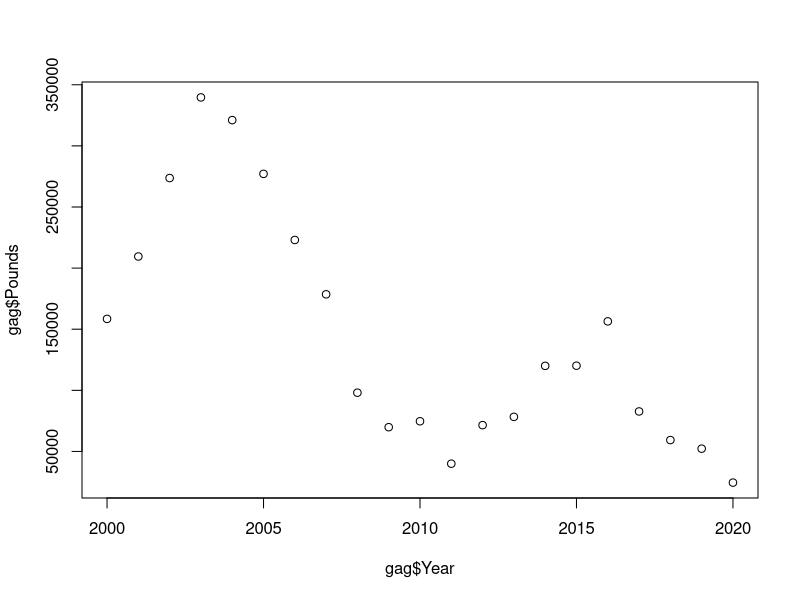
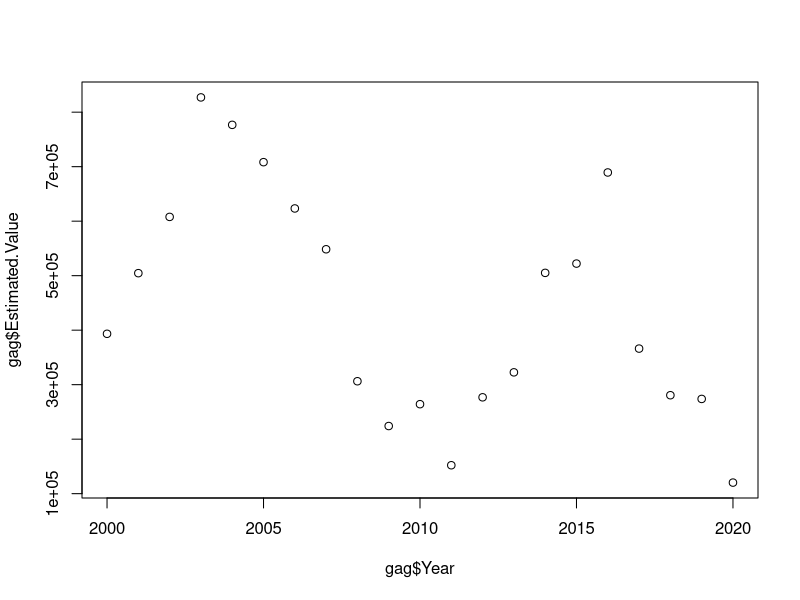
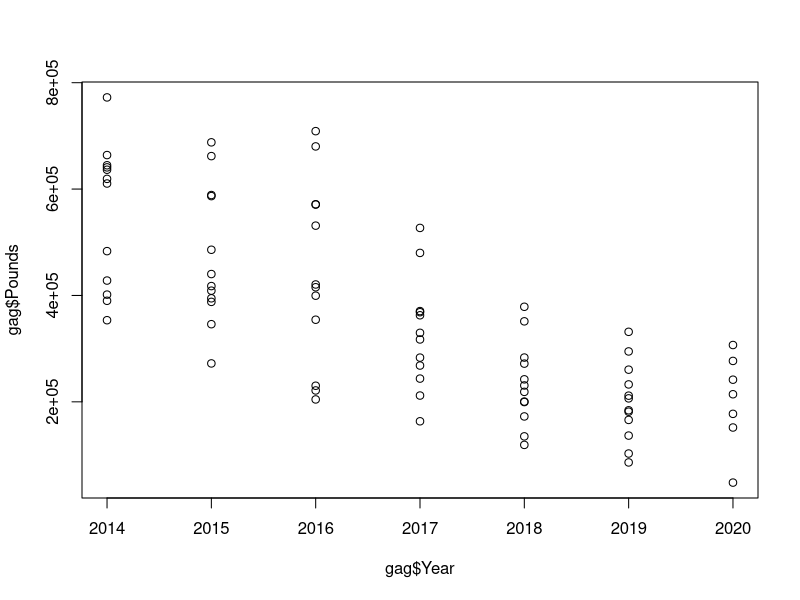
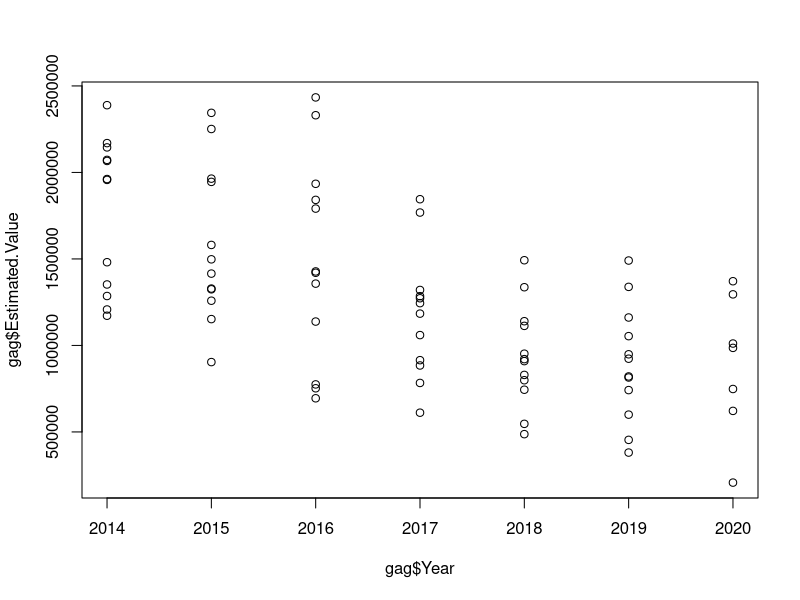
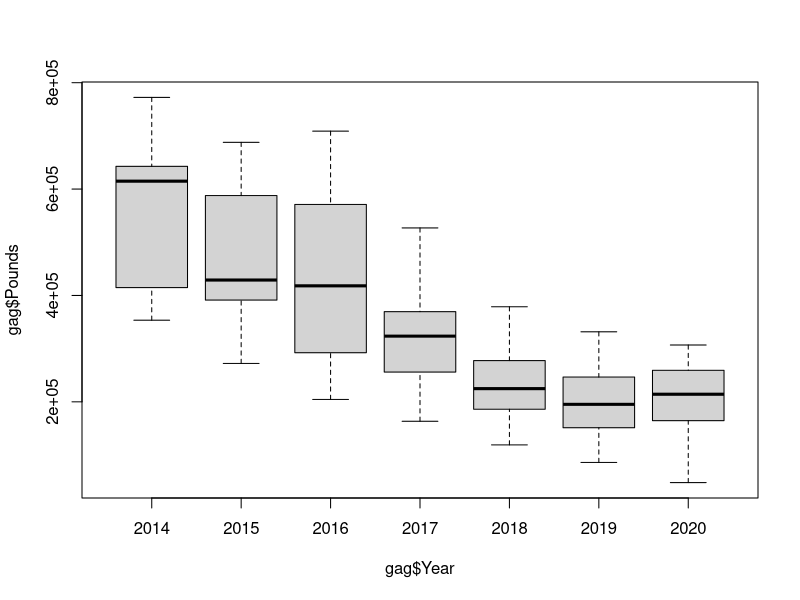
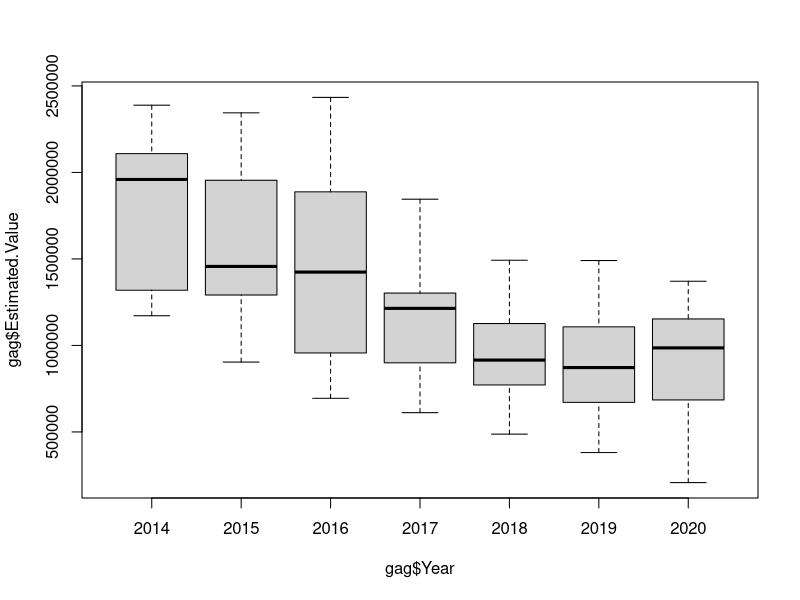
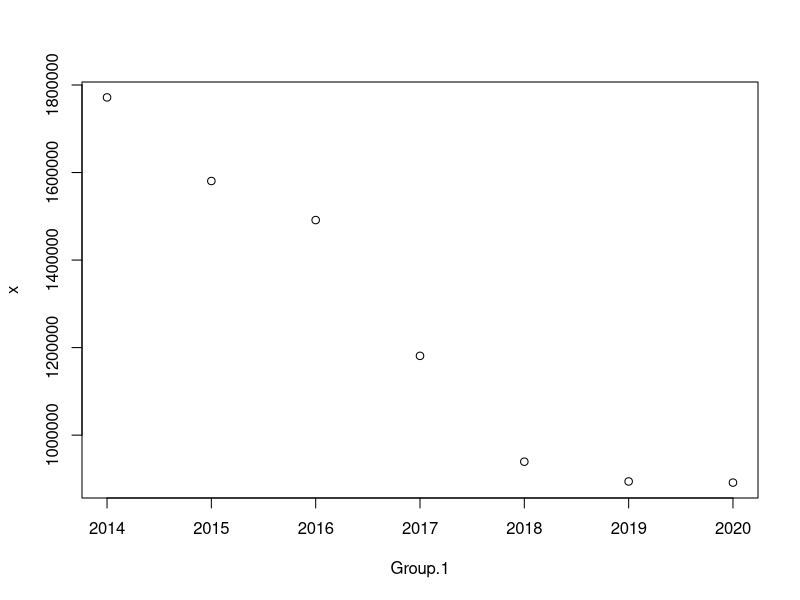
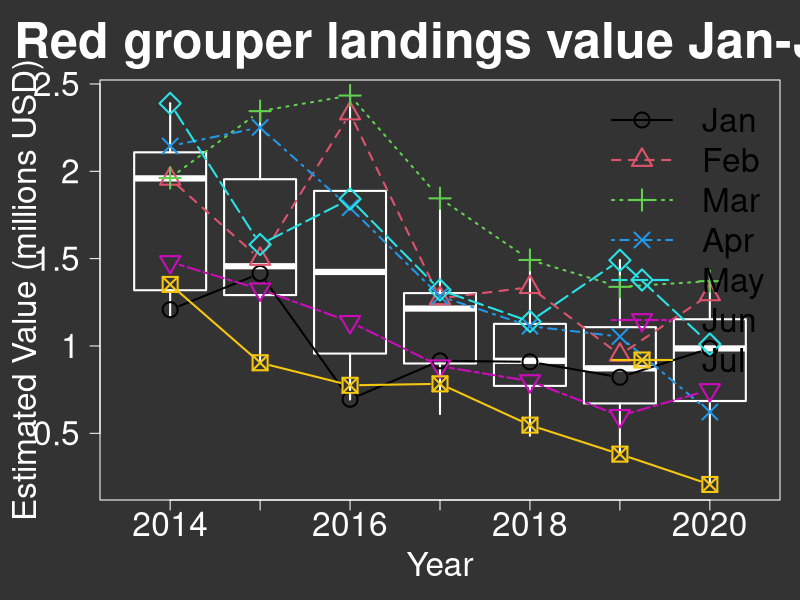

The R source for these figures, in order:
library(lubridate)

setwd('~/Documents/R/Github/FL_seafood_landings/data')

### load data, skip first 9 lines because they are metadata
data <- read.csv('fl_landings_year.csv',skip=9)
### make some factors for easier parsing
data$Area.Description <- as.factor(data$Area.Description)
data$Species <- as.factor(data$Species)
### pull out Gag Grouper
ind_gag <- grep('gag',data$Species,ignore.case = T)
### pull out Ft Myers
ind_FM <- grep('fort myers',data$Area.Description,ignore.case = T)
### pull out Gag landed in Fort Myers
ind_FM_gag <- base::intersect(ind_gag,ind_FM)

gag <- data[ind_FM_gag,]

plot(gag$Year,gag$Pounds)
plot(gag$Year,gag$Estimated.Value)


### data by month
data <- read.csv('fl_landings_month.csv',skip=9)
data <- data[data$Year>2013,]
ind_gag <- grep('grouper, red',data$Species,ignore.case = T)
ind_ytd <- which(data$Month=='January' |
                      data$Month=='February' |
                      data$Month=='March' |
                      data$Month=='April' |
                      data$Month=='May' |
                      data$Month=='June' |
                      data$Month=='July')
### pull out Gag landed in year to date
ind_gag_ytd <- base::intersect(ind_gag,ind_ytd)
gag <- data[ind_gag,]
# gag <- data[ind_gag_ytd,]
# gag <- data
sum_agg <- aggregate(gag$Estimated.Value,by=list(gag$Year,gag$Month),sum,na.rm=T)


plot(gag$Year,gag$Pounds)
plot(gag$Year,gag$Estimated.Value)

boxplot(gag$Pounds~gag$Year)
boxplot(gag$Estimated.Value~gag$Year)

mths <- unique(gag$Month)
# plot(0,0,xlim=c(2013,2021),ylim=c(1e5,25e5))
setwd('~/Documents/R/Github/FL_seafood_landings/figures')
png('gouper_landings.png',width=5,height=5,units='in')
par(bg='gray20',mar=c(5,5,4,1))
b <- boxplot(gag$Estimated.Value~gag$Year,
             at=2014:2020,
             col='gray20',variwidth=T,border='white',
             xlab='Year',ylab='Estimated Value (millions USD)',
             staplewex=0,lty=1,lwd=2,axes=F,col.lab='white',cex.lab=2)
axis(1, col="white", col.ticks="white", col.axis="white", cex.axis=2)
axis(2, seq(5e5,25e5,5e5), seq(.5,2.5,.5), col="white", col.ticks="white", col.axis="white", cex.axis=2,las=1)
title('Red grouper landings value Jan-Jul',cex.main=3,col.main='white')
box(col='white')
for(i in 1:7){
  temp <- gag[gag$Month==mths[i],]
  points(temp$Year,temp$Estimated.Value,
         col=i,pch=i,lty=i,typ='b',lwd=2,cex=2)
}
legend('topright',
       c('Jan','Feb','Mar','Apr','May','Jun','Jul'),
       pch=1:7,col=1:7,lty=1:7,bty='n',cex=2,lwd=2)
dev.off()
# median_agg <- aggregate(gag$Estimated.Value,by=list(gag$Year),median,na.rm=T)
# points(median_agg$Group.1,median_agg$x,pch='-',cex=2,lwd=3)

sum_agg <- aggregate(gag$Estimated.Value,by=list(gag$Year),mean,na.rm=T)
plot(sum_agg)
